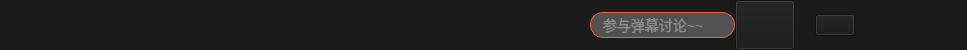
        <widget class="QWidget" name="widget_player" native="true">
         <property name="minimumSize">
          <size>
           <width>0</width>
           <height>50</height>
          </size>
         </property>
         <property name="maximumSize">
          <size>
           <width>16777215</width>
           <height>50</height>
          </size>
         </property>
         <property name="styleSheet">
          <string notr="true">background-color: rgb(26, 26, 26);</string>
         </property>
         <layout class="QHBoxLayout" name="horizontalLayout">
          <property name="spacing">
           <number>0</number>
          </property>
          <property name="leftMargin">
           <number>0</number>
          </property>
          <property name="topMargin">
           <number>0</number>
          </property>
          <property name="rightMargin">
           <number>0</number>
          </property>
          <property name="bottomMargin">
           <number>0</number>
          </property>
          <item>
           <widget class="QPushButton" name="pushButton_5">
            <property name="minimumSize">
             <size>
              <width>40</width>
              <height>40</height>
             </size>
            </property>
            <property name="styleSheet">
             <string notr="true">QPushButton
{
background-repeat:no-repeat;
background-color:transparent;
border: 1px solid transparent;
margin-top:0px;
margin-bottom:0px;
/*border-radius:15px;*/
}


QPushButton:pressed
{
border: 1px solid transparent;;
}

QPushButton:hover
{
border-image: url(:/images/openfilehover.png);
border: 1px solid transparent;
}

QToolTip
{
border:1px solid rgb(118, 118, 118); 
background-color: #ffffff;
color:#484848; font-size:12px;
}</string>
            </property>
            <property name="text">
             <string/>
            </property>
            <property name="flat">
             <bool>false</bool>
            </property>
           </widget>
          </item>
          <item>
           <spacer name="horizontalSpacer_3">
            <property name="orientation">
             <enum>Qt::Horizontal</enum>
            </property>
            <property name="sizeHint" stdset="0">
             <size>
              <width>40</width>
              <height>20</height>
             </size>
            </property>
           </spacer>
          </item>
          <item>
           <widget class="QPushButton" name="pushButton_7">
            <property name="minimumSize">
             <size>
              <width>40</width>
              <height>40</height>
             </size>
            </property>
            <property name="styleSheet">
             <string notr="true">QPushButton
{
background-repeat:no-repeat;
background-color:transparent;
border: 1px solid transparent;
/*border-radius:15px;*/
}


QPushButton:pressed
{
border: 1px solid transparent;
}

QPushButton:hover
{

border: 1px solid transparent;
}

QToolTip
{
border:1px solid rgb(118, 118, 118); 
background-color: #ffffff;
color:#484848; font-size:12px;
}</string>
            </property>
            <property name="text">
             <string/>
            </property>
            <property name="flat">
             <bool>false</bool>
            </property>
           </widget>
          </item>
          <item>
           <spacer name="horizontalSpacer_5">
            <property name="orientation">
             <enum>Qt::Horizontal</enum>
            </property>
            <property name="sizeHint" stdset="0">
             <size>
              <width>40</width>
              <height>20</height>
             </size>
            </property>
           </spacer>
          </item>
          <item>
           <widget class="QPushButton" name="pushButton_4">
            <property name="minimumSize">
             <size>
              <width>40</width>
              <height>40</height>
             </size>
            </property>
            <property name="styleSheet">
             <string notr="true">QPushButton
{
background-color:transparent;
border: 1px solid transparent;
/*border-radius:15px;*/
}


QPushButton:pressed
{
border: 1px solid transparent;
}

QPushButton:hover
{
border: 1px solid transparent;
}

QToolTip
{
border:1px solid rgb(118, 118, 118); 
background-color: #ffffff;
color:#484848; font-size:12px;
}</string>
            </property>
            <property name="text">
             <string/>
            </property>
            <property name="flat">
             <bool>false</bool>
            </property>
           </widget>
          </item>
          <item>
           <spacer name="horizontalSpacer_4">
            <property name="orientation">
             <enum>Qt::Horizontal</enum>
            </property>
            <property name="sizeHint" stdset="0">
             <size>
              <width>40</width>
              <height>20</height>
             </size>
            </property>
           </spacer>
          </item>
          <item>
           <widget class="QPushButton" name="pushButton_8">
            <property name="minimumSize">
             <size>
              <width>40</width>
              <height>40</height>
             </size>
            </property>
            <property name="styleSheet">
             <string notr="true">QPushButton
{
background-color:transparent;
border: 1px solid transparent;
/*border-radius:15px;*/
}


QPushButton:pressed
{

border: 1px solid transparent;
}

QPushButton:hover
{

border: 1px solid transparent;
}

QToolTip
{
border:1px solid rgb(118, 118, 118); 
background-color: #ffffff;
color:#484848; font-size:12px;
}</string>
            </property>
            <property name="text">
             <string/>
            </property>
            <property name="flat">
             <bool>false</bool>
            </property>
           </widget>
          </item>
          <item>
           <spacer name="horizontalSpacer_6">
            <property name="orientation">
             <enum>Qt::Horizontal</enum>
            </property>
            <property name="sizeHint" stdset="0">
             <size>
              <width>40</width>
              <height>20</height>
             </size>
            </property>
           </spacer>
          </item>
          <item>
           <widget class="QPushButton" name="pushButton_2">
            <property name="minimumSize">
             <size>
              <width>40</width>
              <height>40</height>
             </size>
            </property>
            <property name="maximumSize">
             <size>
              <width>75</width>
              <height>16777215</height>
             </size>
            </property>
            <property name="styleSheet">
             <string notr="true">QPushButton
{
background-color:transparent;
border: 1px solid transparent;
/*border-radius:15px;*/
}


QPushButton:pressed
{
border: 1px solid transparent;
}

QPushButton:hover
{

border: 1px solid transparent;
}

QToolTip
{
border:1px solid rgb(118, 118, 118); 
background-color: #ffffff;
color:#484848; font-size:12px;
}</string>
            </property>
            <property name="text">
             <string/>
            </property>
            <property name="flat">
             <bool>false</bool>
            </property>
           </widget>
          </item>
          <item>
           <spacer name="horizontalSpacer_2">
            <property name="orientation">
             <enum>Qt::Horizontal</enum>
            </property>
            <property name="sizeHint" stdset="0">
             <size>
              <width>40</width>
              <height>20</height>
             </size>
            </property>
           </spacer>
          </item>
          <item>
           <widget class="QPushButton" name="pushButton_6">
            <property name="minimumSize">
             <size>
              <width>40</width>
              <height>40</height>
             </size>
            </property>
            <property name="styleSheet">
             <string notr="true">QPushButton
{
margin-bottom:-2px;
background-image: url(:/images/fullscrhover.png);
background-repeat:no-repeat;
background-color:transparent;
border: 1px solid transparent;
/*border-radius:15px;*/
}


QPushButton:pressed
{
border: 1px solid transparent;
}

QPushButton:hover
{

border: 1px solid transparent;
}

QToolTip
{
border:1px solid rgb(118, 118, 118); 
background-color: #ffffff;
color:#484848; font-size:12px;
}</string>
            </property>
            <property name="text">
             <string/>
            </property>
            <property name="flat">
             <bool>false</bool>
            </property>
           </widget>
          </item>
          <item>
           <spacer name="horizontalSpacer_20">
            <property name="orientation">
             <enum>Qt::Horizontal</enum>
            </property>
            <property name="sizeHint" stdset="0">
             <size>
              <width>40</width>
              <height>20</height>
             </size>
            </property>
           </spacer>
          </item>
          <item>
           <widget class="QPushButton" name="Btn_eyes">
            <property name="minimumSize">
             <size>
              <width>35</width>
              <height>35</height>
             </size>
            </property>
            <property name="maximumSize">
             <size>
              <width>35</width>
              <height>35</height>
             </size>
            </property>
            <property name="styleSheet">
             <string notr="true">QPushButton
{
margin-bottom:-2px;
background-image: url(:/images/eyes_open_normal.png);
background-repeat:no-repeat;
background-color:transparent;
border: 1px solid transparent;
/*border-radius:15px;*/
}


QPushButton:pressed
{
border: 1px solid transparent;
}

QPushButton:hover
{
background-image: url(:/images/eyes_open_hover.png);
border: 1px solid transparent;
}

QToolTip
{
border:1px solid rgb(118, 118, 118); 
background-color: #ffffff;
color:#484848; font-size:12px;
}</string>
            </property>
            <property name="text">
             <string/>
            </property>
           </widget>
          </item>
          <item>
           <spacer name="horizontalSpacer_22">
            <property name="orientation">
             <enum>Qt::Horizontal</enum>
            </property>
            <property name="sizeType">
             <enum>QSizePolicy::Fixed</enum>
            </property>
            <property name="sizeHint" stdset="0">
             <size>
              <width>20</width>
              <height>20</height>
             </size>
            </property>
           </spacer>
          </item>
          <item>
           <widget class="QPushButton" name="Btn_lyric">
            <property name="minimumSize">
             <size>
              <width>35</width>
              <height>35</height>
             </size>
            </property>
            <property name="maximumSize">
             <size>
              <width>35</width>
              <height>35</height>
             </size>
            </property>
            <property name="styleSheet">
             <string notr="true">QPushButton
{
margin-bottom:-2px;
background-image: url(:/images/lyric_normal.png);
background-repeat:no-repeat;
background-color:transparent;
border: 1px solid transparent;
/*border-radius:15px;*/
}


QPushButton:pressed
{
border: 1px solid transparent;
}

QPushButton:hover
{
background-image: url(:/images/lyric_hover.png);
border: 1px solid transparent;
}

QToolTip
{
border:1px solid rgb(118, 118, 118); 
background-color: #ffffff;
color:#484848; font-size:12px;
}</string>
            </property>
            <property name="text">
             <string/>
            </property>
           </widget>
          </item>
          <item>
           <spacer name="horizontalSpacer_23">
            <property name="orientation">
             <enum>Qt::Horizontal</enum>
            </property>
            <property name="sizeType">
             <enum>QSizePolicy::Fixed</enum>
            </property>
            <property name="sizeHint" stdset="0">
             <size>
              <width>20</width>
              <height>20</height>
             </size>
            </property>
           </spacer>
          </item>
          <item>
           <widget class="QLineEdit" name="lineEdit_danmu">
            <property name="minimumSize">
             <size>
              <width>0</width>
              <height>26</height>
             </size>
            </property>
            <property name="maximumSize">
             <size>
              <width>16777215</width>
              <height>26</height>
             </size>
            </property>
            <property name="styleSheet">
             <string notr="true">/*搜索框*/
QLineEdit
{
color:#cccccc;
font-family:&quot;微软雅黑&quot;;
font-size:14px;
background-color: rgb(81, 81, 81);
selection-background-color: #D1DBCB;
border:1px solid #ff5c38;
border-top-left-radius:13;
border-top-right-radius:13;
border-bottom-right-radius:13;
border-bottom-left-radius:13;
padding-right:10px;
padding-left:10px;
}


QLineEdit:hover
{
color:#cccccc;
font-family:&quot;微软雅黑&quot;;
font-size:14px;
selection-background-color: #D1DBCB;
border:1px solid #ff5c38;
border-top-left-radius:13;
border-top-right-radius:13;
border-bottom-right-radius:13;
border-bottom-left-radius:13;
padding-right:10px;
padding-left:10px;
}

</string>
            </property>
            <property name="text">
             <string/>
            </property>
            <property name="placeholderText">
             <string>参与弹幕讨论~~</string>
            </property>
           </widget>
          </item>
          <item>
           <widget class="QPushButton" name="pushButton_danmu">
            <property name="minimumSize">
             <size>
              <width>60</width>
              <height>50</height>
             </size>
            </property>
            <property name="maximumSize">
             <size>
              <width>60</width>
              <height>50</height>
             </size>
            </property>
            <property name="styleSheet">
             <string notr="true">QPushButton
{
border-image: url(:/images/tanmuClose.png);
}
QPushButton:checked
{
border-image: url(:/images/tanmuOpen.png);
border: 1px solid #5F92B2;
}
QPushButton:hover
{
/*background-color: qconicalgradient(cx:0.5, cy:0.522909, angle:179.9, 
	stop:0.494318 rgba(181, 225, 250, 255), stop:0.5 rgba(222, 242, 251, 255));*/
border: 1px solid #3C80B1;
border:none;
}

QToolTip
{
border:1px solid rgb(118, 118, 118); 
background-color: #ffffff;
color:#484848; font-size:12px;
}</string>
            </property>
            <property name="text">
             <string/>
            </property>
           </widget>
          </item>
          <item>
           <spacer name="horizontalSpacer_15">
            <property name="orientation">
             <enum>Qt::Horizontal</enum>
            </property>
            <property name="sizeType">
             <enum>QSizePolicy::Fixed</enum>
            </property>
            <property name="sizeHint" stdset="0">
             <size>
              <width>20</width>
              <height>20</height>
             </size>
            </property>
           </spacer>
          </item>
          <item>
           <widget class="QPushButton" name="Btn_adjust">
            <property name="minimumSize">
             <size>
              <width>20</width>
              <height>20</height>
             </size>
            </property>
            <property name="styleSheet">
             <string notr="true">QPushButton
{
border-image: url(:/images/set.png);
}

QPushButton:hover
{
border-image: url(:/images/set_hover.png);
}</string>
            </property>
            <property name="text">
             <string/>
            </property>
           </widget>
          </item>
          <item>
           <spacer name="horizontalSpacer_14">
            <property name="orientation">
             <enum>Qt::Horizontal</enum>
            </property>
            <property name="sizeType">
             <enum>QSizePolicy::Fixed</enum>
            </property>
            <property name="sizeHint" stdset="0">
             <size>
              <width>20</width>
              <height>20</height>
             </size>
            </property>
           </spacer>
          </item>
          <item>
           <widget class="QPushButton" name="pushButton_1">
            <property name="minimumSize">
             <size>
              <width>30</width>
              <height>30</height>
             </size>
            </property>
            <property name="maximumSize">
             <size>
              <width>16777215</width>
              <height>16777215</height>
             </size>
            </property>
            <property name="styleSheet">
             <string notr="true">QPushButton
{

	/*background-color:qlineargradient(spread:pad, x1:0, y1:0, x2:1, y2:0, stop:0 rgba(231,80,229, 255), stop:1 rgba(7,208,255, 255));*/
background-color: transparent;
	border:none;

}
QPushButton:pressed
{
	border: 1px solid #5F92B2;
}
QPushButton:hover{
/*background-color: qconicalgradient(cx:0.5, cy:0.522909, angle:179.9, 
	stop:0.494318 rgba(181, 225, 250, 255), stop:0.5 rgba(222, 242, 251, 255));*/
border: 1px solid #3C80B1;
border:none;
}

QToolTip
{
border:1px solid rgb(118, 118, 118); 
background-color: #ffffff;
color:#484848; font-size:12px;
}</string>
            </property>
            <property name="text">
             <string/>
            </property>
           </widget>
          </item>
          <item>
           <spacer name="horizontalSpacer_21">
            <property name="orientation">
             <enum>Qt::Horizontal</enum>
            </property>
            <property name="sizeType">
             <enum>QSizePolicy::Fixed</enum>
            </property>
            <property name="sizeHint" stdset="0">
             <size>
              <width>20</width>
              <height>20</height>
             </size>
            </property>
           </spacer>
          </item>
          <item>
           <widget class="QPushButton" name="pushButton_curlist">
            <property name="minimumSize">
             <size>
              <width>20</width>
              <height>20</height>
             </size>
            </property>
            <property name="maximumSize">
             <size>
              <width>20</width>
              <height>20</height>
             </size>
            </property>
            <property name="styleSheet">
             <string notr="true">QPushButton
{
	
	/*background-color:qlineargradient(spread:pad, x1:0, y1:0, x2:1, y2:0, stop:0 rgba(231,80,229, 255), stop:1 rgba(7,208,255, 255));*/
background-color: transparent;
	border-image: url(:/images/curplaylist_normal.png);
	border:none;

}
QPushButton:pressed
{
	border: 1px solid #5F92B2;
}
QPushButton:hover{
/*background-color: qconicalgradient(cx:0.5, cy:0.522909, angle:179.9, 
	stop:0.494318 rgba(181, 225, 250, 255), stop:0.5 rgba(222, 242, 251, 255));*/
border: 1px solid #3C80B1;
border-image: url(:/images/curplaylist_hover.png);
border:none;
}

QToolTip
{
border:1px solid rgb(118, 118, 118); 
background-color: #ffffff;
color:#484848; font-size:12px;
}</string>
            </property>
            <property name="text">
             <string/>
            </property>
           </widget>
          </item>
          <item>
           <spacer name="horizontalSpacer_24">
            <property name="orientation">
             <enum>Qt::Horizontal</enum>
            </property>
            <property name="sizeType">
             <enum>QSizePolicy::Fixed</enum>
            </property>
            <property name="sizeHint" stdset="0">
             <size>
              <width>20</width>
              <height>20</height>
             </size>
            </property>
           </spacer>
          </item>
         </layout>
        </widget>
